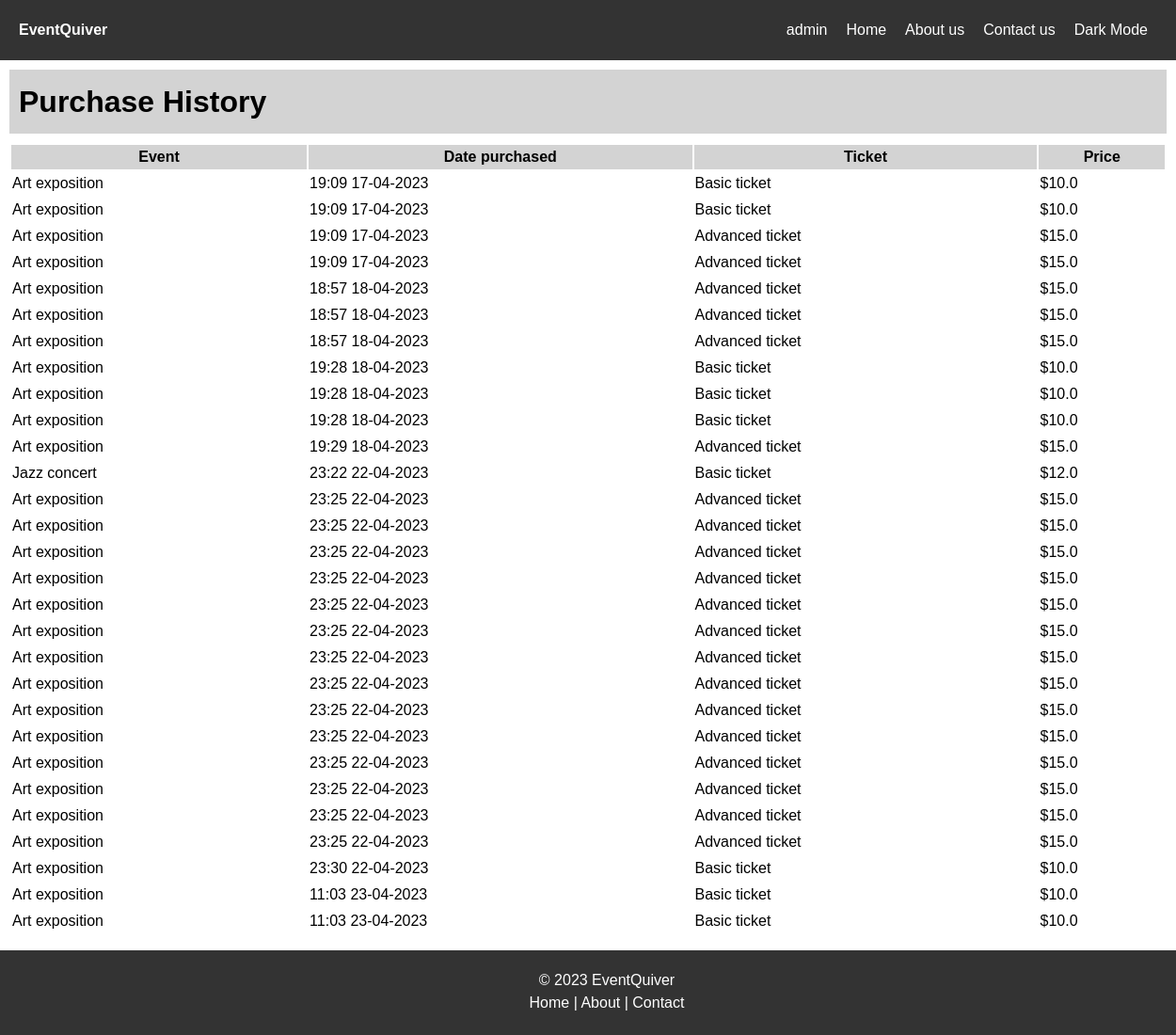
Screenshot of /purchase_history (signed in) with the database file from the repository.
### models.py (models this page shows, shortened)
class User(db.Model, UserMixin):
    id = db.Column(db.Integer, primary_key=True)
    username = db.Column(db.String(20), unique=True, nullable=False)
    email = db.Column(db.String(120), unique=True, nullable=False)
    password = db.Column(db.String(60), nullable=False)
    phone=db.Column(db.String(20),unique=True, nullable=False)
    favorites = db.relationship('Favorites', backref='user', lazy=True)
    cart = db.relationship('Cart', backref='user', lazy=True)
    purchase_history = db.relationship('PurchaseHistory', backref='user', lazy=True)

class Ticket(db.Model):
    id = db.Column(db.Integer, primary_key=True)
    price = db.Column(db.Float, nullable=False)
    event_id = db.Column(db.Integer, db.ForeignKey('event.id'), nullable=False)
    description = db.Column(db.Text, nullable=False)
    name=db.Column(db.Text, nullable=False)
    quantity=db.Column(db.Integer, nullable=False)

class Event(db.Model):
    id = db.Column(db.Integer, primary_key=True)
    name = db.Column(db.String(100), nullable=False)
    address = db.Column(db.String(200), nullable=False)
    date = db.Column(db.DateTime, nullable=False, default=datetime.utcnow)
    description = db.Column(db.Text, nullable=False)
    image_file = db.Column(db.String(20), nullable=False, default='default.jpg')
    tickets = db.relationship('Ticket', backref='event', lazy=True, order_by='Ticket.price')

### routes.py (the view)
@app.route('/purchase_history')
@login_required
def purchase_history():
    query=db.session.query(Ticket).join(PurchaseHistory, Ticket.id==PurchaseHistory.ticket_id).with_entities(Ticket,PurchaseHistory.date_purchased).filter(PurchaseHistory.user_id==current_user.id)
    purchases=query.all()
    return render_template('purchase_history.html', purchases=purchases)

### routes.py (called while the page is built)
@login_manager.user_loader
def load_user(user_id):
    return User.query.get(int(user_id))

@app.before_request
def before_request():
    if 'theme' not in session:
        session['theme'] = 'light'

### templates/purchase_history.html
{% extends "base.html" %}
{% block content %}
<h1 class="subh">Purchase History</h1>
<table>
    <thead class="subh">
        <tr>
            <th>Event</th>
            <th>Date purchased</th>
            <th>Ticket</th>
            <th>Price</th>
        </tr>
    </thead>
    <tbody>
        {% for purchase in purchases %}
        <tr>
            <td>{{ purchase[0].event.name }}</td>
            <td>{{ purchase[1].strftime("%H:%M %d-%m-%Y") }}</td>
            <td>{{ purchase[0].name }}</td>
            <td>${{ purchase[0].price }}</td>
        </tr>
        {% endfor %}
    </tbody>
</table>
{% endblock %}

### templates/base.html (shortened to what this page needs)
<!DOCTYPE html>
<html>
<head>
    {% if session['theme'] == 'light' %}
    <link rel="stylesheet" href="{{ url_for('static', filename='css/main.css') }}">
    {% else %}
    <link rel="stylesheet" href="{{ url_for('static', filename='css/dark.css') }}">
    {% endif %}
</head>
<body>
    <header>
        <strong><a id="logo" href="{{ url_for('home') }}">EventQuiver</a></strong>
        <nav id="navbar">
            <ul>
                <li>
                    <div class="dropdown">
                        <button class="dropbtn">{{ current_user.username }}</button>
                    </div>
                </li>
                <li><a href="{{ url_for('home') }}">Home</a></li>
                <li><a href="{{ url_for('about') }}">About us</a></li>
                <li><a href="{{ url_for('contact') }}">Contact us</a></li>
                <li id="theme-toggle">
                    {% if session['theme'] == 'dark' %}
                    <a href="{{ url_for('toggle_theme', theme='light') }}">Light Mode</a>
                    {% else %}
                    <a href="{{ url_for('toggle_theme', theme='dark') }}">Dark Mode</a>
                    {% endif %}
                </li>
            </ul>
        </nav>
    </header>
    <main>
        {% block content %}{% endblock %}
    </main>
    <br><br><br> <br>
    <footer>
        <p> &copy 2023 EventQuiver</p>
        <p><a href="{{ url_for('home') }}">Home</a> | <a href="{{ url_for('about') }}">About</a> | <a href="{{ url_for('contact') }}">Contact</a></p>
    </footer>
</body>
</html>

### static/css/main.css (style rules this page uses)
* { margin: 0; }
html { position: relative; min-height: 100%; overflow-x: hidden; }
body { font-family: Arial, sans-serif; font-size: 16px; line-height: 1.5; }
ul { list-style-type: none; }
.dropdown { position: relative; display: inline-block; }
header { display: flex; justify-content: space-between; align-items: center; padding: 20px; background-color: #333; color: #fff; }
nav ul { display: flex; list-style-type: none; margin: 0; padding: 0; }
nav li { margin: 0 10px; }
nav a { color: #fff; text-decoration: none; }
.dropbtn { background-color: transparent; color: #fff; border: none; cursor: pointer; padding: 0; font-size: 16px; }
main { padding: 10px; }
h1 { font-size: 2rem; margin-bottom: 10px; }
p { text-align: center; }
a { color: #333; text-decoration: none; }
.subh { background-color:lightgrey; padding: 10px; }
table { width: 100%; }
footer { position: absolute; bottom: 0; width: 100%; height: 50px; padding: 20px; background-color: #333; color: #fff; }
footer p a { color: #fff; }
#logo { color:#fff; }

### rows the page displays
User: username "admin"
Ticket: name "Art exposition", purchase "19:09 17-04-2023", name "Basic ticket", price "10.0", purchase "19:28 18-04-2023", purchase "23:30 22-04-2023", purchase "11:03 23-04-2023"
Ticket: name "Art exposition", purchase "19:09 17-04-2023", name "Advanced ticket", price "15.0", purchase "18:57 18-04-2023", purchase "19:29 18-04-2023", purchase "23:25 22-04-2023"
Ticket: name "Jazz concert", purchase "23:22 22-04-2023", name "Basic ticket", price "12.0"
